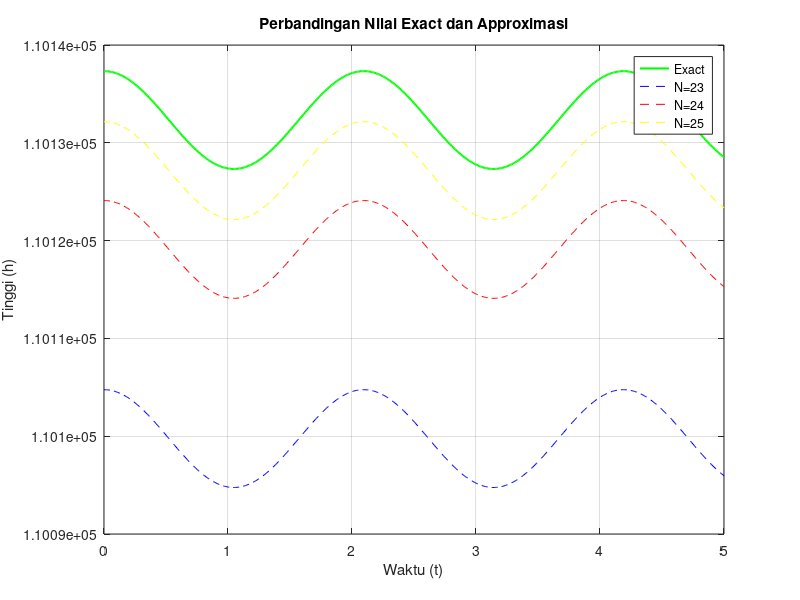

Reproduce this figure in MATLAB.
tic
time_var = linspace(0, 5, 500);
angle = time_var * 3;
h0 = 5;

h_exact = h0 * (cos(angle) + exp(10));

n_vals = [23, 24, 25];
h_approx = zeros(length(time_var), 3);

for idx = 1:3
  sum_cos = zeros(size(angle));
  sum_exp = 0;
  
  for k = 0:(n_vals(idx)-1)
    sum_cos = sum_cos + ((-1)^k * angle.^(2*k)) / factorial(2*k);
    sum_exp = sum_exp + (10^k) / factorial(k);
  end
  
  h_approx(:, idx) = h0 * (sum_cos + sum_exp);
end

avg_exact = mean(h_exact);
avg_approx = mean(h_approx);

fprintf('\n========== HASIL ==========\n');
fprintf('Nilai Exact : %.6f\n\n', avg_exact);

errors = zeros(1,3);
for i = 1:3
  fprintf('Pendekatan N=%d : %.6f\n', n_vals(i), avg_approx(i));
  errors(i) = abs(avg_exact - avg_approx(i));
end

fprintf('\n');
for i = 1:3
  fprintf('Error N=%d : %.6f\n', n_vals(i), errors(i));
end

error_rata = mean(errors);
error_persen = (error_rata / avg_exact) * 100;

fprintf('\nRata-rata Error : %.6f\n', error_rata);
fprintf('Error Persentase : %.6f%%\n\n', error_persen);
toc

figure;
plot(time_var, h_exact, 'g-', 'LineWidth', 1.5);
hold on;
plot(time_var, h_approx(:,1), 'b--');
plot(time_var, h_approx(:,2), 'r--');
plot(time_var, h_approx(:,3), 'y--');
xlabel('Waktu (t)');
ylabel('Tinggi (h)');
title('Perbandingan Nilai Exact dan Approximasi');
legend('Exact', 'N=23', 'N=24', 'N=25');
grid on;
hold off;
